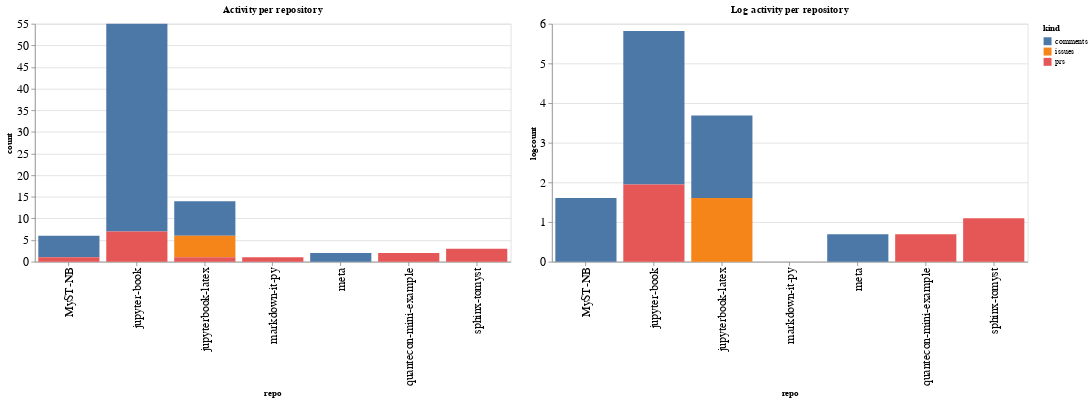

The cell this chart's notebook holds for it:
### Code cell
ch1 = alt.Chart(repo_summaries, width=600, title="Activity per repository").mark_bar().encode(
    x='repo',
    y='count',
    color='kind',
    tooltip="kind"
)

ch2 = alt.Chart(repo_summaries, width=600, title="Log activity per repository").mark_bar().encode(
    x='repo',
    y='logcount',
    color='kind',
    tooltip="kind"
)

ch1 | ch2

### Figure 1 — Vega-Lite specification as saved in the notebook (floating-point values rounded to 4 significant figures)
{"config": {"axisLeft": {"labelFontSize": 15}, "axisBottom": {"labelFontSize": 15}}, "hconcat": [{"mark": "bar", "encoding": {"color": {"type": "nominal", "field": "kind"}, "tooltip": {"type": "nominal", "field": "kind"}, "x": {"type": "nominal", "field": "repo"}, "y": {"type": "quantitative", "field": "count"}}, "title": "Activity per repository", "width": 600}, {"mark": "bar", "encoding": {"color": {"type": "nominal", "field": "kind"}, "tooltip": {"type": "nominal", "field": "kind"}, "x": {"type": "nominal", "field": "repo"}, "y": {"type": "quantitative", "field": "logcount"}}, "title": "Log activity per repository", "width": 600}], "data": {"name": "data-427aeb9a80c3ac25724f5fc01949600a"}, "$schema": "https://vega.github.io/schema/vega-lite/v4.8.1.json", "datasets": {"data-427aeb9a80c3ac25724f5fc01949600a": [{"repo": "MyST-NB", "kind": "comments", "count": 5, "logcount": 1.609}, {"repo": "MyST-NB", "kind": "prs", "count": 1, "logcount": 0.0}, {"repo": "jupyter-book", "kind": "comments", "count": 48, "logcount": 3.871}, {"repo": "jupyter-book", "kind": "prs", "count": 7, "logcount": 1.946}, {"repo": "jupyterbook-latex", "kind": "comments", "count": 8, "logcount": 2.079}, {"repo": "jupyterbook-latex", "kind": "issues", "count": 5, "logcount": 1.609}, {"repo": "jupyterbook-latex", "kind": "prs", "count": 1, "logcount": 0.0}, {"repo": "markdown-it-py", "kind": "prs", "count": 1, "logcount": 0.0}, {"repo": "meta", "kind": "comments", "count": 2, "logcount": 0.6931}, {"repo": "quantecon-mini-example", "kind": "prs", "count": 2, "logcount": 0.6931}, {"repo": "sphinx-tomyst", "kind": "prs", "count": 3, "logcount": 1.099}]}}
